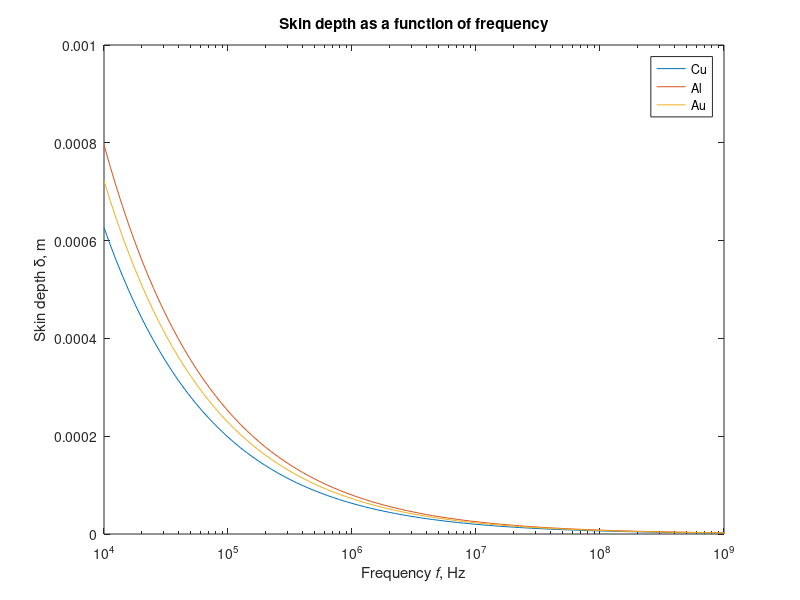

This chart was generated by the following MATLAB code:
%
%   This file generates the graph of the skin depth
%   in copper (Cu), aluminum (Al), and gold (Au) as
%   a function of operating frequency. 
% 
%   Copyright (c) 1999 by P.Bretchko and R.Ludwig
%   "RF Circuit Design: Theory and Practice"
%

close all; % close all opened graphs
figure;    % open new graph

% define material conductivities
sigma_Cu=64.516e6; % copper
sigma_Al=40e6;     % aluminum
sigma_Au=48.544e6; % gold

% permeability of free space
mu0=4*pi*1e-7;

% define frequency in log scale
N=100;       % number points in the graph
fmin=1e4;    % lower frequency limit
fmax=1e9;    % upper frequency limit
f=fmin*((fmax/fmin).^((0:N)/N)); % compute frequency points on log scale


% compute skin depths
delta_Cu=1./sqrt(pi*f*mu0*sigma_Cu);
delta_Al=1./sqrt(pi*f*mu0*sigma_Al);
delta_Au=1./sqrt(pi*f*mu0*sigma_Au);

% generate graph
semilogx(f,delta_Cu,f,delta_Al,f,delta_Au);
title('Skin depth as a function of frequency');
xlabel('Frequency {\itf}, Hz');
ylabel('Skin depth {\delta}, m');
legend('Cu','Al','Au');
axis([1e4 1e9 0 0.001]);

% print -deps 'fig1_4.eps' % if uncommented -> saves a copy of plot in EPS format
